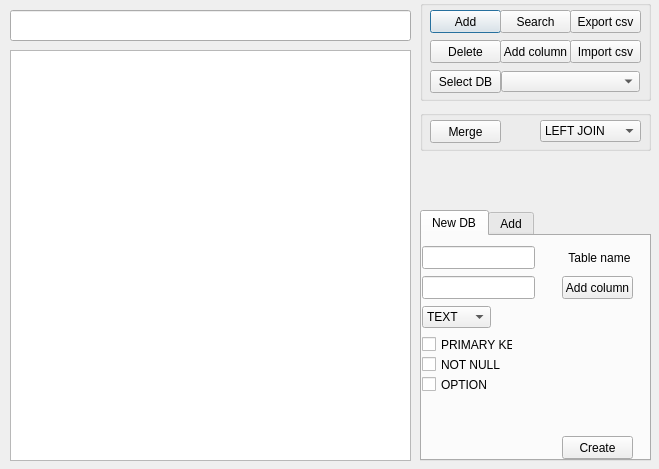
<?xml version="1.0" encoding="UTF-8"?>
<ui version="4.0">
 <class>Dialog</class>
 <widget class="QDialog" name="Dialog">
  <property name="geometry">
   <rect>
    <x>0</x>
    <y>0</y>
    <width>659</width>
    <height>469</height>
   </rect>
  </property>
  <property name="windowTitle">
   <string>Dialog</string>
  </property>
  <widget class="QGroupBox" name="groupBox">
   <property name="geometry">
    <rect>
     <x>420</x>
     <y>0</y>
     <width>231</width>
     <height>101</height>
    </rect>
   </property>
   <property name="title">
    <string/>
   </property>
   <widget class="QPushButton" name="btn_add">
    <property name="geometry">
     <rect>
      <x>10</x>
      <y>10</y>
      <width>71</width>
      <height>23</height>
     </rect>
    </property>
    <property name="text">
     <string>Add</string>
    </property>
   </widget>
   <widget class="QPushButton" name="btn_search">
    <property name="geometry">
     <rect>
      <x>80</x>
      <y>10</y>
      <width>71</width>
      <height>23</height>
     </rect>
    </property>
    <property name="text">
     <string>Search</string>
    </property>
   </widget>
   <widget class="QPushButton" name="btn_delete">
    <property name="geometry">
     <rect>
      <x>10</x>
      <y>40</y>
      <width>71</width>
      <height>23</height>
     </rect>
    </property>
    <property name="text">
     <string>Delete</string>
    </property>
   </widget>
   <widget class="QPushButton" name="btn_export_csv">
    <property name="geometry">
     <rect>
      <x>150</x>
      <y>10</y>
      <width>71</width>
      <height>23</height>
     </rect>
    </property>
    <property name="text">
     <string>Export csv</string>
    </property>
   </widget>
   <widget class="QPushButton" name="btn_import_csv">
    <property name="geometry">
     <rect>
      <x>150</x>
      <y>40</y>
      <width>71</width>
      <height>23</height>
     </rect>
    </property>
    <property name="text">
     <string>Import csv</string>
    </property>
   </widget>
   <widget class="QPushButton" name="add_col">
    <property name="geometry">
     <rect>
      <x>80</x>
      <y>40</y>
      <width>71</width>
      <height>23</height>
     </rect>
    </property>
    <property name="text">
     <string>Add column</string>
    </property>
   </widget>
   <widget class="QPushButton" name="select_db">
    <property name="geometry">
     <rect>
      <x>10</x>
      <y>70</y>
      <width>71</width>
      <height>23</height>
     </rect>
    </property>
    <property name="text">
     <string>Select DB</string>
    </property>
   </widget>
   <widget class="QComboBox" name="db_list">
    <property name="geometry">
     <rect>
      <x>81</x>
      <y>71</y>
      <width>139</width>
      <height>21</height>
     </rect>
    </property>
    <property name="editable">
     <bool>false</bool>
    </property>
   </widget>
  </widget>
  <widget class="QLineEdit" name="input">
   <property name="geometry">
    <rect>
     <x>10</x>
     <y>10</y>
     <width>401</width>
     <height>31</height>
    </rect>
   </property>
  </widget>
  <widget class="QTableWidget" name="table">
   <property name="geometry">
    <rect>
     <x>10</x>
     <y>50</y>
     <width>401</width>
     <height>411</height>
    </rect>
   </property>
   <property name="rowCount">
    <number>0</number>
   </property>
   <property name="columnCount">
    <number>0</number>
   </property>
  </widget>
  <widget class="QGroupBox" name="groupBox_2">
   <property name="geometry">
    <rect>
     <x>420</x>
     <y>110</y>
     <width>231</width>
     <height>41</height>
    </rect>
   </property>
   <property name="title">
    <string/>
   </property>
   <widget class="QPushButton" name="btn_merge">
    <property name="geometry">
     <rect>
      <x>10</x>
      <y>10</y>
      <width>71</width>
      <height>23</height>
     </rect>
    </property>
    <property name="text">
     <string>Merge</string>
    </property>
   </widget>
   <widget class="QComboBox" name="merge_select">
    <property name="geometry">
     <rect>
      <x>120</x>
      <y>10</y>
      <width>101</width>
      <height>22</height>
     </rect>
    </property>
    <property name="editable">
     <bool>false</bool>
    </property>
    <item>
     <property name="text">
      <string>LEFT JOIN</string>
     </property>
    </item>
    <item>
     <property name="text">
      <string>LEFT NULL</string>
     </property>
    </item>
    <item>
     <property name="text">
      <string>RIGHT JOIN</string>
     </property>
    </item>
    <item>
     <property name="text">
      <string>RIGHT NUL</string>
     </property>
    </item>
    <item>
     <property name="text">
      <string>INNER JOIN</string>
     </property>
    </item>
    <item>
     <property name="text">
      <string>FULL JOIN</string>
     </property>
    </item>
    <item>
     <property name="text">
      <string>FULL NULL</string>
     </property>
    </item>
   </widget>
  </widget>
  <widget class="QTabWidget" name="tabWidget">
   <property name="geometry">
    <rect>
     <x>420</x>
     <y>210</y>
     <width>231</width>
     <height>251</height>
    </rect>
   </property>
   <property name="currentIndex">
    <number>0</number>
   </property>
   <widget class="QWidget" name="New_DB">
    <attribute name="title">
     <string>New DB</string>
    </attribute>
    <widget class="QLineEdit" name="new_column">
     <property name="geometry">
      <rect>
       <x>0</x>
       <y>40</y>
       <width>113</width>
       <height>23</height>
      </rect>
     </property>
    </widget>
    <widget class="QPushButton" name="btn_new">
     <property name="geometry">
      <rect>
       <x>140</x>
       <y>200</y>
       <width>71</width>
       <height>23</height>
      </rect>
     </property>
     <property name="text">
      <string>Create</string>
     </property>
    </widget>
    <widget class="QPushButton" name="btn_new_column">
     <property name="geometry">
      <rect>
       <x>140</x>
       <y>40</y>
       <width>71</width>
       <height>23</height>
      </rect>
     </property>
     <property name="text">
      <string>Add column</string>
     </property>
    </widget>
    <widget class="QLineEdit" name="new_name">
     <property name="geometry">
      <rect>
       <x>0</x>
       <y>10</y>
       <width>113</width>
       <height>23</height>
      </rect>
     </property>
    </widget>
    <widget class="QCheckBox" name="primary_key">
     <property name="geometry">
      <rect>
       <x>0</x>
       <y>100</y>
       <width>91</width>
       <height>17</height>
      </rect>
     </property>
     <property name="text">
      <string>PRIMARY KEY</string>
     </property>
    </widget>
    <widget class="QCheckBox" name="not_null">
     <property name="geometry">
      <rect>
       <x>0</x>
       <y>120</y>
       <width>81</width>
       <height>17</height>
      </rect>
     </property>
     <property name="text">
      <string>NOT NULL</string>
     </property>
    </widget>
    <widget class="QCheckBox" name="checkBox_3">
     <property name="geometry">
      <rect>
       <x>0</x>
       <y>140</y>
       <width>81</width>
       <height>17</height>
      </rect>
     </property>
     <property name="text">
      <string>OPTION</string>
     </property>
    </widget>
    <widget class="QComboBox" name="data_type">
     <property name="geometry">
      <rect>
       <x>0</x>
       <y>70</y>
       <width>69</width>
       <height>22</height>
      </rect>
     </property>
     <item>
      <property name="text">
       <string>TEXT</string>
      </property>
     </item>
     <item>
      <property name="text">
       <string>INT</string>
      </property>
     </item>
     <item>
      <property name="text">
       <string>Unique</string>
      </property>
     </item>
    </widget>
    <widget class="QLabel" name="label">
     <property name="geometry">
      <rect>
       <x>140</x>
       <y>10</y>
       <width>71</width>
       <height>23</height>
      </rect>
     </property>
     <property name="text">
      <string>  Table name</string>
     </property>
    </widget>
   </widget>
   <widget class="QWidget" name="Add">
    <attribute name="title">
     <string>Add</string>
    </attribute>
   </widget>
  </widget>
 </widget>
 <resources/>
 <connections/>
</ui>
